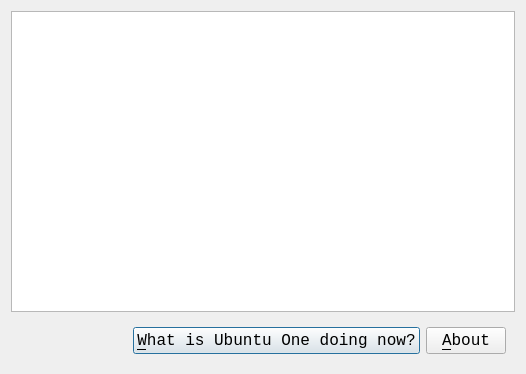
<?xml version="1.0" encoding="UTF-8"?>
<ui version="4.0">
 <class>QtUbuntuOneWatcherMainDialog</class>
 <widget class="QDialog" name="QtUbuntuOneWatcherMainDialog">
  <property name="geometry">
   <rect>
    <x>0</x>
    <y>0</y>
    <width>526</width>
    <height>374</height>
   </rect>
  </property>
  <property name="font">
   <font>
    <family>Courier New</family>
    <pointsize>12</pointsize>
   </font>
  </property>
  <property name="windowTitle">
   <string>UbuntuOneWatcher (C) 2010 Richel Bilderbeek</string>
  </property>
  <property name="windowIcon">
   <iconset resource="ToolUbuntuOneWatcher.qrc">
    <normaloff>:/images/R.png</normaloff>:/images/R.png</iconset>
  </property>
  <layout class="QVBoxLayout" name="verticalLayout">
   <item>
    <widget class="QPlainTextEdit" name="text"/>
   </item>
   <item>
    <widget class="QWidget" name="widget" native="true">
     <layout class="QHBoxLayout" name="horizontalLayout">
      <item>
       <spacer name="horizontalSpacer">
        <property name="orientation">
         <enum>Qt::Horizontal</enum>
        </property>
        <property name="sizeHint" stdset="0">
         <size>
          <width>82</width>
          <height>20</height>
         </size>
        </property>
       </spacer>
      </item>
      <item>
       <widget class="QPushButton" name="button_find_out">
        <property name="text">
         <string>&amp;What is Ubuntu One doing now?</string>
        </property>
       </widget>
      </item>
      <item>
       <widget class="QPushButton" name="button_about">
        <property name="text">
         <string>&amp;About</string>
        </property>
       </widget>
      </item>
     </layout>
    </widget>
   </item>
  </layout>
 </widget>
 <resources>
  <include location="ToolUbuntuOneWatcher.qrc"/>
 </resources>
 <connections/>
</ui>
